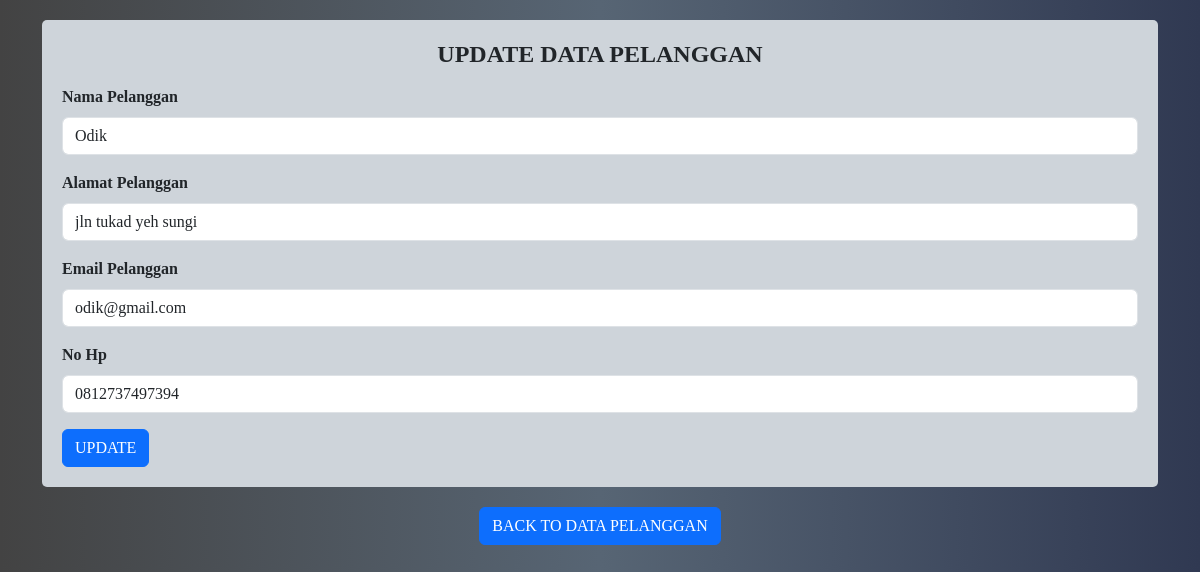
The app's page /Tabel/Pelanggan/pelanggan_update.php?id_pelanggan=1 (signed in) with its own data.
### tables this page shows
CREATE TABLE `tb_pelanggan` (
  `id_pelanggan` int(50) NOT NULL,
  `nama_pelanggan` varchar(100) NOT NULL,
  `alamat_pelanggan` varchar(100) NOT NULL,
  `no_hp_pelanggan` varchar(30) NOT NULL,
  `email_pelanggan` varchar(100) NOT NULL
);

### Tabel/Pelanggan/pelanggan_update.php (the view, shortened to what this page needs)
<?php
include '../../backend/koneksi.php';
$row = null;
if (isset($_GET['id_pelanggan'])) {
    $id = mysqli_real_escape_string($conn, $_GET['id_pelanggan']);
    $sql = "SELECT * FROM tb_pelanggan WHERE id_pelanggan = $id";
    $result = mysqli_query($conn, $sql);
    if ($result && mysqli_num_rows($result) > 0) {
        $row = mysqli_fetch_assoc($result);
    } else {
        die("Data tidak ditemukan atau query gagal: " . mysqli_error($conn));
    }
}
?>
<!DOCTYPE html>
<html lang="en">
<head>
    <link href="https://cdn.jsdelivr.net/npm/bootstrap@5.3.3/dist/css/bootstrap.min.css" rel="stylesheet">
</head>
<body>
    <div class="container">
        <?php if ($row): ?>
        <form action="pelanggan_update.php" method="POST" class="bg-dark-subtle">
            <h1 class="text-center fw-bold fs-4">UPDATE DATA PELANGGAN</h1>
            <div class="mb-3 mt-3">
                <label for="nama_pelanggan" class="form-label fw-semibold">Nama Pelanggan</label>
                <input type="text" class="form-control" id="nama_pelanggan" name="nama_pelanggan" value="<?php echo htmlspecialchars($row['nama_pelanggan']); ?>" required>
            </div>
            <div class="mb-3">
                <label for="alamat_pelanggan" class="form-label fw-semibold">Alamat Pelanggan</label>
                <input type="text" class="form-control" id="alamat_pelanggan" name="alamat_pelanggan" value="<?php echo htmlspecialchars($row['alamat_pelanggan']); ?>" required>
            </div>
            <div class="mb-3">
                <label for="email_pelanggan" class="form-label fw-semibold">Email Pelanggan</label>
                <input type="text" class="form-control" id="email_pelanggan" name="email_pelanggan" value="<?php echo htmlspecialchars($row['email_pelanggan']); ?>" required>
            </div>
            <div class="mb-3">
                <label for="nohp_pelanggan" class="form-label fw-semibold">No Hp</label>
                <input type="number" class="form-control" id="no_hp_pelanggan" name="no_hp_pelanggan" value="<?php echo htmlspecialchars($row['no_hp_pelanggan']); ?>" required>
            </div>
            <button type="submit" class="btn btn-primary" name="update">Update</button>
        </form>
        <div class="button">
            <a href="pelanggan_lihat.php" class="btn btn-primary">Back to Data Pelanggan</a>
        </div>
        <?php else: ?>
        <p>Data tidak ditemukan.</p>
        <?php endif; ?>
    </div>
</body>
</html>

### Tabel/Pelanggan/pelanggan_update.php (style rules this page uses)
.container { font-family: "Times New Roman", Times, serif; }
.btn-primary { text-transform: uppercase; font-weight: 500; font-family:Cambria, Cochin, Georgia, Times, 'Times New Roman', serif; }
body { padding: 20px; background: linear-gradient(to right, #434343, #576574, #303952); }
.bg-dark-subtle { padding: 20px; border-radius: 5px; }
.fw-semibold { font-weight: 600; }
.button { text-align: center; margin-top: 20px; }

### records on screen
tb_pelanggan: nama_pelanggan "Odik", alamat_pelanggan "jln tukad yeh sungi", email_pelanggan "odik@gmail.com", no_hp_pelanggan "0812737497394"
